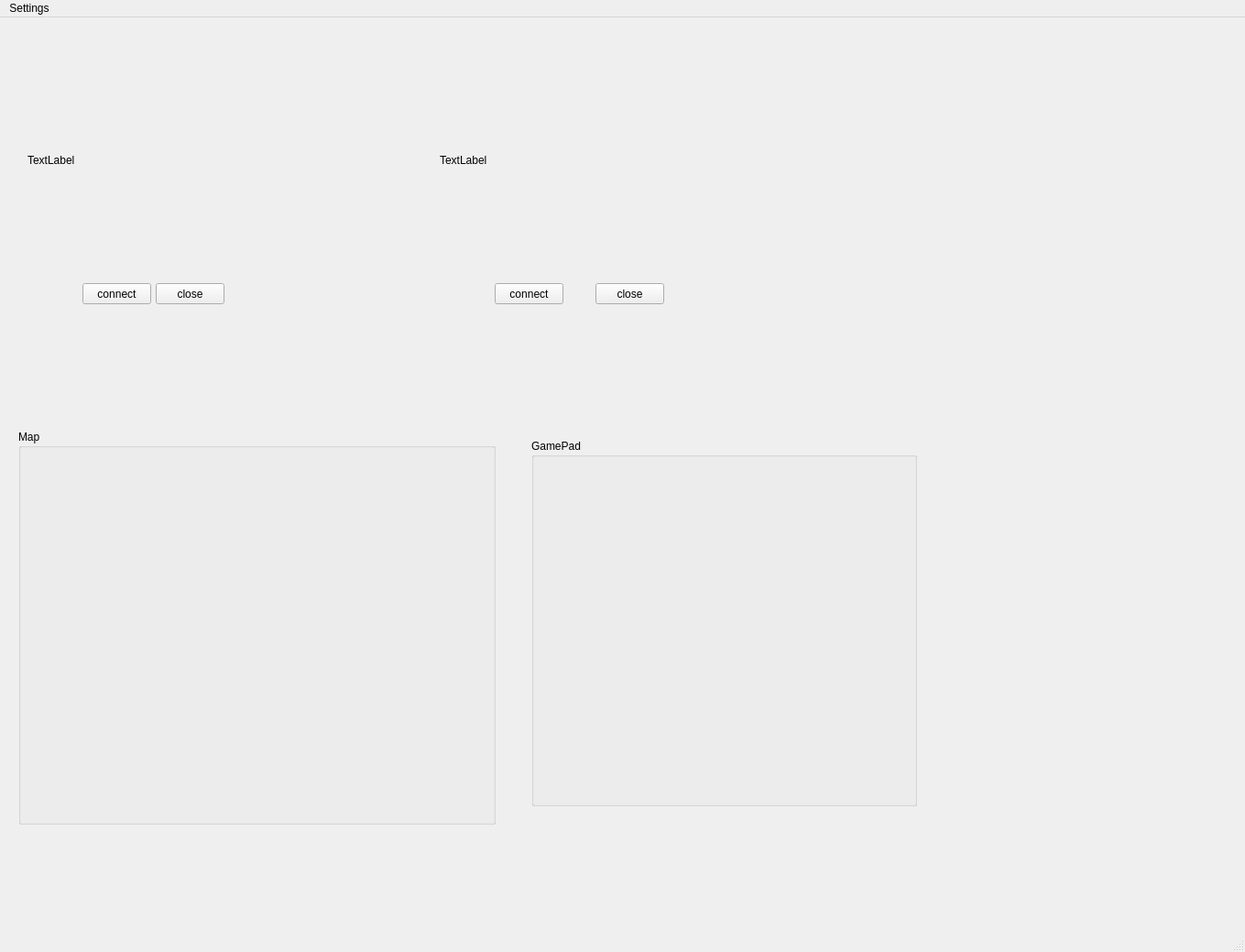
<?xml version="1.0" encoding="UTF-8"?>
<ui version="4.0">
 <class>MainWindow</class>
 <widget class="QMainWindow" name="MainWindow">
  <property name="geometry">
   <rect>
    <x>0</x>
    <y>0</y>
    <width>1359</width>
    <height>1039</height>
   </rect>
  </property>
  <property name="windowTitle">
   <string>MainWindow</string>
  </property>
  <widget class="QWidget" name="centralwidget">
   <widget class="QGroupBox" name="groupBox">
    <property name="geometry">
     <rect>
      <x>580</x>
      <y>460</y>
      <width>421</width>
      <height>401</height>
     </rect>
    </property>
    <property name="styleSheet">
     <string notr="true"/>
    </property>
    <property name="title">
     <string>GamePad</string>
    </property>
    <widget class="GamePadWidget" name="widget" native="true">
     <property name="geometry">
      <rect>
       <x>10</x>
       <y>20</y>
       <width>405</width>
       <height>370</height>
      </rect>
     </property>
    </widget>
   </widget>
   <widget class="QGroupBox" name="groupBox_2">
    <property name="geometry">
     <rect>
      <x>20</x>
      <y>450</y>
      <width>521</width>
      <height>431</height>
     </rect>
    </property>
    <property name="title">
     <string>Map</string>
    </property>
    <widget class="MapWidget" name="widget_2" native="true">
     <property name="geometry">
      <rect>
       <x>10</x>
       <y>20</y>
       <width>500</width>
       <height>400</height>
      </rect>
     </property>
    </widget>
   </widget>
   <widget class="QPushButton" name="pushButton">
    <property name="geometry">
     <rect>
      <x>90</x>
      <y>290</y>
      <width>75</width>
      <height>23</height>
     </rect>
    </property>
    <property name="text">
     <string>connect</string>
    </property>
   </widget>
   <widget class="QPushButton" name="pushButton_2">
    <property name="geometry">
     <rect>
      <x>170</x>
      <y>290</y>
      <width>75</width>
      <height>23</height>
     </rect>
    </property>
    <property name="text">
     <string>close</string>
    </property>
   </widget>
   <widget class="StatusPanel" name="widget_3" native="true">
    <property name="geometry">
     <rect>
      <x>1050</x>
      <y>480</y>
      <width>300</width>
      <height>300</height>
     </rect>
    </property>
   </widget>
   <widget class="QWidget" name="verticalLayoutWidget">
    <property name="geometry">
     <rect>
      <x>30</x>
      <y>40</y>
      <width>401</width>
      <height>231</height>
     </rect>
    </property>
    <layout class="QVBoxLayout" name="verticalLayout">
     <property name="sizeConstraint">
      <enum>QLayout::SetDefaultConstraint</enum>
     </property>
     <item>
      <widget class="QLabel" name="label">
       <property name="sizePolicy">
        <sizepolicy hsizetype="Maximum" vsizetype="Maximum">
         <horstretch>0</horstretch>
         <verstretch>0</verstretch>
        </sizepolicy>
       </property>
       <property name="maximumSize">
        <size>
         <width>400</width>
         <height>225</height>
        </size>
       </property>
       <property name="text">
        <string>TextLabel</string>
       </property>
      </widget>
     </item>
    </layout>
   </widget>
   <widget class="QWidget" name="verticalLayoutWidget_2">
    <property name="geometry">
     <rect>
      <x>480</x>
      <y>40</y>
      <width>401</width>
      <height>231</height>
     </rect>
    </property>
    <layout class="QVBoxLayout" name="verticalLayout_2">
     <item>
      <widget class="QLabel" name="label_2">
       <property name="sizePolicy">
        <sizepolicy hsizetype="Maximum" vsizetype="Maximum">
         <horstretch>0</horstretch>
         <verstretch>0</verstretch>
        </sizepolicy>
       </property>
       <property name="maximumSize">
        <size>
         <width>400</width>
         <height>225</height>
        </size>
       </property>
       <property name="text">
        <string>TextLabel</string>
       </property>
      </widget>
     </item>
    </layout>
   </widget>
   <widget class="QPushButton" name="pushButton_3">
    <property name="geometry">
     <rect>
      <x>540</x>
      <y>290</y>
      <width>75</width>
      <height>23</height>
     </rect>
    </property>
    <property name="text">
     <string>connect</string>
    </property>
   </widget>
   <widget class="QPushButton" name="pushButton_4">
    <property name="geometry">
     <rect>
      <x>650</x>
      <y>290</y>
      <width>75</width>
      <height>23</height>
     </rect>
    </property>
    <property name="text">
     <string>close</string>
    </property>
   </widget>
  </widget>
  <widget class="QMenuBar" name="menubar">
   <property name="geometry">
    <rect>
     <x>0</x>
     <y>0</y>
     <width>1359</width>
     <height>23</height>
    </rect>
   </property>
   <widget class="QMenu" name="menuSettings">
    <property name="title">
     <string>Settings</string>
    </property>
   </widget>
   <addaction name="menuSettings"/>
  </widget>
  <widget class="QStatusBar" name="statusbar"/>
 </widget>
 <customwidgets>
  <customwidget>
   <class>MapWidget</class>
   <extends>QWidget</extends>
   <header>DisplayLayer/Map/MapWidget.h</header>
   <container>1</container>
  </customwidget>
  <customwidget>
   <class>GamePadWidget</class>
   <extends>QWidget</extends>
   <header>DisplayLayer/GamePad/gamepadwidget.h</header>
   <container>1</container>
  </customwidget>
  <customwidget>
   <class>StatusPanel</class>
   <extends>QWidget</extends>
   <header>DisplayLayer\StatusPanel\statuspanel.h</header>
   <container>1</container>
  </customwidget>
 </customwidgets>
 <resources/>
 <connections/>
</ui>
